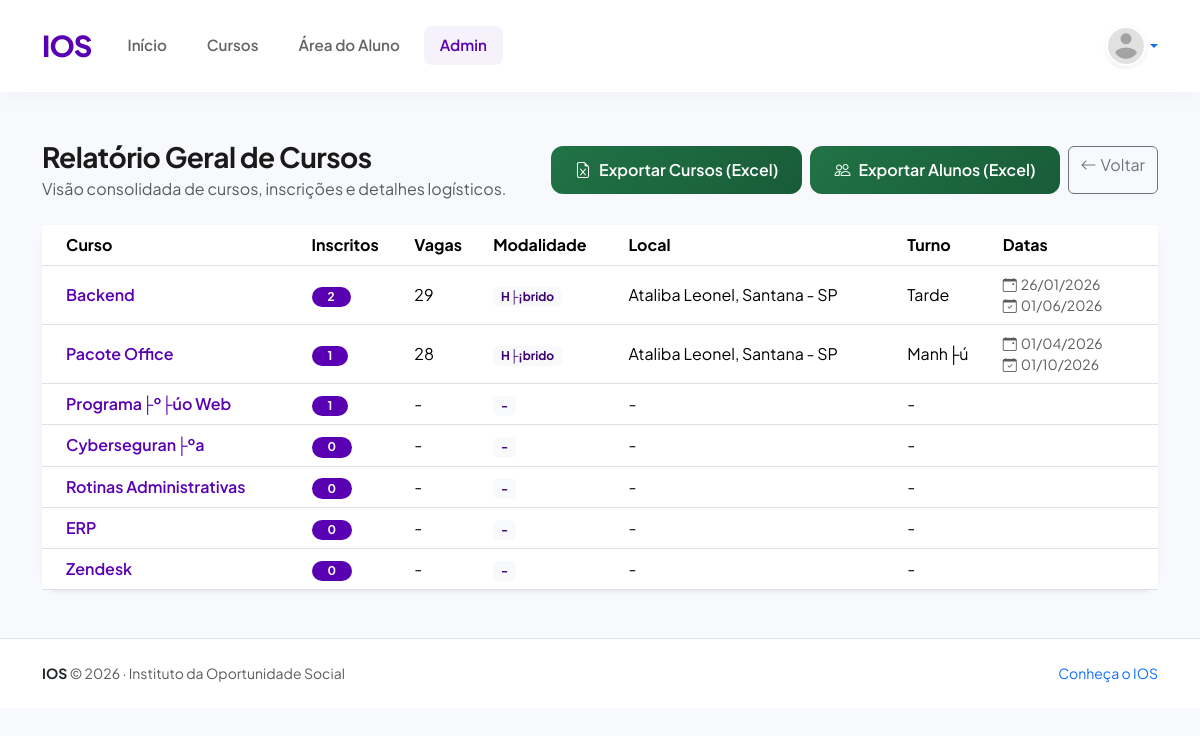
The app's page /admin/relatorio_geral.php (signed in) with its own data.
### tables this page shows
CREATE TABLE `cursos` (
  `id` int NOT NULL AUTO_INCREMENT,
  `titulo` varchar(150) NOT NULL,
  `descricao` text,
  `carga_horaria` int DEFAULT NULL,
  `criado_em` timestamp NULL DEFAULT CURRENT_TIMESTAMP,
  `thumbnail` varchar(255) DEFAULT NULL,
  `pdf` varchar(255) DEFAULT NULL,
  `video_url` varchar(255) DEFAULT NULL,
  `modulo_texto` text,
  `inscricoes_abertas` tinyint(1) DEFAULT '1',
  PRIMARY KEY (`id`)
);

### admin/relatorio_geral.php (the view, shortened to what this page needs)
<?php
require '../config/db.php';
require __DIR__ . '/../partials/header.php';
$query = "
    SELECT
        c.id,
        c.titulo,
        COUNT(i.id) AS total_inscritos,
        COALESCE(ci.modalidade,'-') AS modalidade,
        COALESCE(ci.local,'-') AS local,
        COALESCE(ci.data_inicio,'') AS data_inicio,
        COALESCE(ci.data_fim,'') AS data_fim,
        COALESCE(ci.turno,'-') AS turno,
        COALESCE(ci.vagas,'-') AS vagas
    FROM cursos c
    LEFT JOIN inscricoes i ON i.curso_id = c.id
    LEFT JOIN curso_infos ci ON ci.curso_id = c.id
    GROUP BY c.id, c.titulo, ci.modalidade, ci.local, ci.data_inicio, ci.data_fim, ci.turno, ci.vagas
    ORDER BY total_inscritos DESC
";
$result = $conn->query($query);
?>
<div class="container py-4">
    <div class="d-flex flex-column flex-lg-row align-items-start align-items-lg-center justify-content-between mb-4 gap-3">
        <div>
            <h1 class="h3 fw-bold mb-1">Relatório Geral de Cursos</h1>
            <div class="text-muted">Visão consolidada de cursos, inscrições e detalhes logísticos.</div>
        </div>
        <div class="d-flex gap-2 flex-wrap">
            <a class="export-btn" href="?export=excel">
                <i class="bi bi-file-earmark-excel"></i>Exportar Cursos (Excel)
            </a>
            <a class="export-btn" href="?export=alunos">
                <i class="bi bi-people"></i>Exportar Alunos (Excel)
            </a>
            <a class="btn btn-outline-secondary" href="dashboard.php">
                <i class="bi bi-arrow-left me-1"></i>Voltar
            </a>
        </div>
    </div>
    <div class="card border-0 shadow-sm rounded-4">
        <div class="card-body p-0">
            <div class="table-responsive">
                <table class="table table-hover align-middle mb-0">
                    <thead class="bg-light">
                        <tr>
                            <th class="ps-4">Curso</th>
                            <th>Inscritos</th>
                            <th>Vagas</th>
                            <th>Modalidade</th>
                            <th>Local</th>
                            <th>Turno</th>
                            <th class="pe-4">Datas</th>
                        </tr>
                    </thead>
                    <tbody>
                        <?php if ($result && $result->num_rows > 0): ?>
                            <?php while($row = $result->fetch_assoc()): ?>
                                <tr>
                                    <td class="ps-4 fw-semibold text-primary">
                                        <?= htmlspecialchars($row['titulo'] ?? '') ?>
                                    </td>
                                    <td>
                                        <span class="badge bg-primary rounded-pill px-3">
                                            <?= htmlspecialchars($row['total_inscritos']) ?>
                                        </span>
                                    </td>
                                    <td><?= htmlspecialchars($row['vagas']) ?></td>
                                    <td>
                                        <span class="badge bg-light text-dark"><?= htmlspecialchars($row['modalidade']) ?></span>
                                    </td>
                                    <td><?= htmlspecialchars($row['local']) ?></td>
                                    <td><?= htmlspecialchars($row['turno']) ?></td>
                                    <td class="small text-muted pe-4">
                                        <?php if ($row['data_inicio']): ?>
                                            <div><i class="bi bi-calendar-event me-1"></i><?= date('d/m/Y', strtotime($row['data_inicio'])) ?></div>
                                        <?php endif; ?>
                                        <?php if ($row['data_fim']): ?>
                                            <div><i class="bi bi-calendar-check me-1"></i><?= date('d/m/Y', strtotime($row['data_fim'])) ?></div>
                                        <?php endif; ?>
                                    </td>
                                </tr>
                            <?php endwhile; ?>
                        <?php endif; ?>
                    </tbody>
                </table>
            </div>
        </div>
    </div>
</div>
<?php require __DIR__ . '/../partials/footer.php'; ?>

### assets/css/site.css (style rules this page uses)
:root { --ios-purple: #5900b3; --ios-purple-dark: #3a0076; --ios-purple-light: #7f2ecc; --ios-white: #ffffff; --ios-gray-light: #f8f9fc; --ios-text-dark: #1a1a1a; --ios-text-muted: #666666; --bs-primary: var(--ios-purple); --bs-primary-rgb: 89, 0, 179; --bs-body-font-family: "Plus Jakarta Sans", sans-serif; --bs-btn-border-radius: 0.75rem; --shadow-sm: 0 2px 8px rgba(89, 0, 179, 0.08); --shadow-md: 0 8px 24px rgba(89, 0, 179, 0.12); --shadow-lg: 0 16px 48px rgba(89, 0, 179, 0.18); --shadow-hover: 0 20px 60px rgba(89, 0, 179, 0.25); --transition-base: all 0.3s cubic-bezier(0.25, 0.46, 0.45, 0.94); }
body { font-family: var(--bs-body-font-family); color: var(--ios-text-dark); background-color: var(--ios-gray-light); overflow-x: hidden; }
h1, h2, h3, h4, h5, h6 { font-weight: 700; color: var(--ios-purple-dark); letter-spacing: -0.02em; }
a { text-decoration: none; transition: var(--transition-base); }
.text-dark { color: var(--ios-purple-dark) !important; }

### admin/relatorio_geral.php (style rules this page uses)
.export-btn { background: linear-gradient(135deg, #217346 0%, #185c37 100%); color: white; border: none; padding: 0.75rem 1.5rem; border-radius: 12px; font-weight: 600; transition: all 0.3s ease; }
.export-btn i { margin-right: 0.5rem; }

### records on screen
cursos: titulo "Backend", total_inscritos "2", vagas "29", modalidade "H├¡brido", local "Ataliba Leonel, Santana - SP", turno "Tarde", data_inicio "26/01/2026", data_fim "01/06/2026"
cursos: titulo "Pacote Office", total_inscritos "1", vagas "28", modalidade "H├¡brido", local "Ataliba Leonel, Santana - SP", turno "Manh├ú", data_inicio "01/04/2026", data_fim "01/10/2026"
cursos: titulo "Programa├º├úo Web", total_inscritos "1", vagas "-", modalidade "-", local "-", turno "-"
cursos: titulo "Cyberseguran├ºa", total_inscritos "0", vagas "-", modalidade "-", local "-", turno "-"
cursos: titulo "Rotinas Administrativas", total_inscritos "0", vagas "-", modalidade "-", local "-", turno "-"
cursos: titulo "ERP", total_inscritos "0", vagas "-", modalidade "-", local "-", turno "-"
cursos: titulo "Zendesk", total_inscritos "0", vagas "-", modalidade "-", local "-", turno "-"
